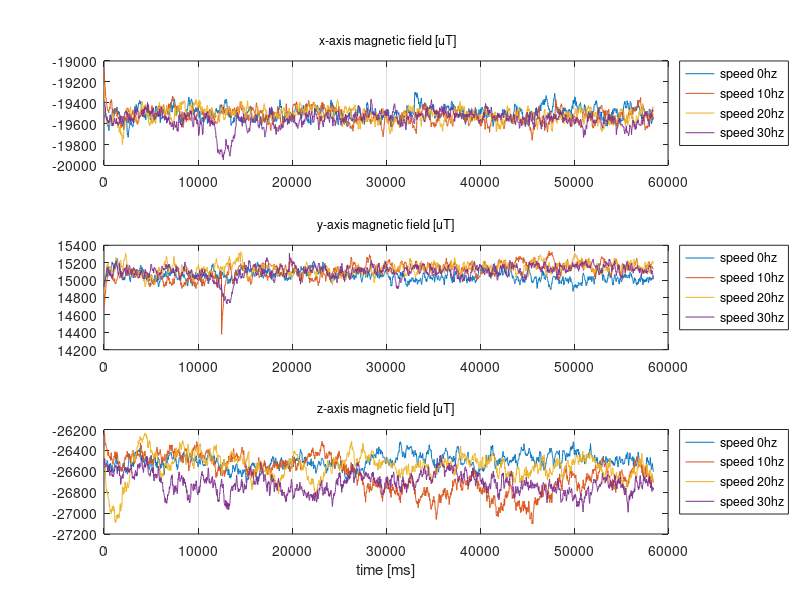

Reproduce this figure in MATLAB.
clear;
clc;
close all;

load('all.mat');

maxsizes = [size(fiat.speed_0hz.mag);
	size(fiat.speed_10hz.mag);
	size(fiat.speed_20hz.mag);
	size(fiat.speed_30hz.mag)];

maxDim = min(maxsizes(:,1));

mag = [fiat.speed_0hz.mag(1:maxDim,:),...
	fiat.speed_10hz.mag(1:maxDim,:),...
	fiat.speed_20hz.mag(1:maxDim,:),...
	fiat.speed_30hz.mag(1:maxDim,:)];
t = [fiat.speed_0hz.t(1:maxDim,:),...
	fiat.speed_10hz.t(1:maxDim,:),...
	fiat.speed_20hz.t(1:maxDim,:),...
	fiat.speed_30hz.t(1:maxDim,:)];


%==========================================================================
%--------------------------------------------------------------------------
% Plot magnetometermeter
%--------------------------------------------------------------------------
%==========================================================================
h1 = zeros(1,3);
%co = get(groot,'defaultAxesColorOrder');
figure();
%  (x-axis)
h1(1)=subplot(3,1,1);
plot(t(:,1),mag(:,1),t(:,2),mag(:,4),t(:,3),mag(:,7),t(:,4),mag(:,10));
title(' x-axis magnetic field [uT]',...
	'FontSize',9, 'FontWeight','normal');
set(gca, 'XGrid','on');
legend('speed 0hz','speed 10hz','speed 20hz','speed 30hz','Location','northeastoutside');
%  (y-axis)
h1(2)=subplot(3,1,2);
plot(t(:,1),mag(:,2),t(:,2),mag(:,5),t(:,3),mag(:,8),t(:,4),mag(:,11));
title('y-axis magnetic field [uT]',...
	'FontSize',9, 'FontWeight','normal');
set(gca, 'XGrid','on');
legend('speed 0hz','speed 10hz','speed 20hz','speed 30hz','Location','northeastoutside');
% (z-axis)
h1(3)=subplot(3,1,3);
plot(t(:,1),mag(:,3),t(:,2),mag(:,6),t(:,3),mag(:,9),t(:,4),mag(:,12));
title('z-axis magnetic field [uT]',...
	'FontSize',9, 'FontWeight','normal');
set(gca, 'XGrid','on');
legend('speed 0hz','speed 10hz','speed 20hz','speed 30hz','Location','northeastoutside');
xlabel('time [ms]');	

linkaxes(h1, 'x');
zoom xon;